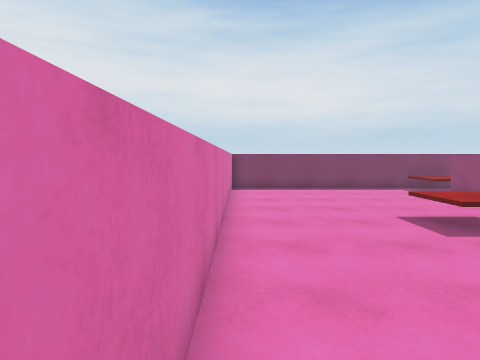
[1] (above)

16 first-person views from a walk through a 3-D level made in the Unity game engine. The camera is 1.5 m above the floor, tilts 4° down and sees 75° across. The floor is counted in squares, 1 m on a side. Each view is taken from the middle of a square. On the plan, view 1 faces up. The plan holds only what a view shows up to about 15 squares ahead; the rest is blank. The player character is not drawn.

[2]
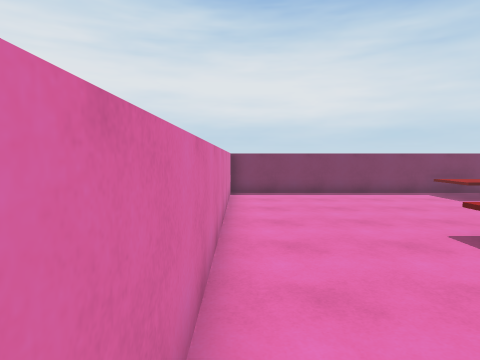

[3]
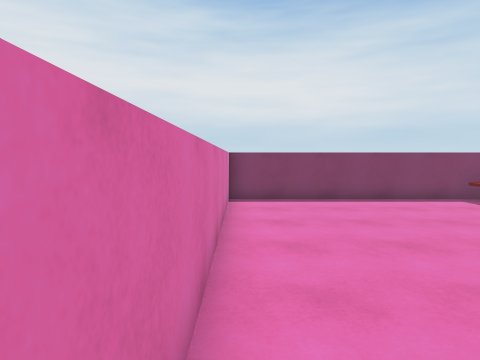

[4]
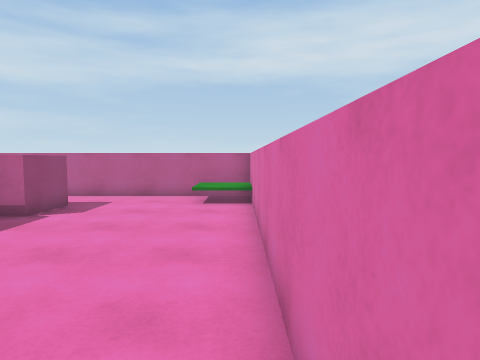

[5]
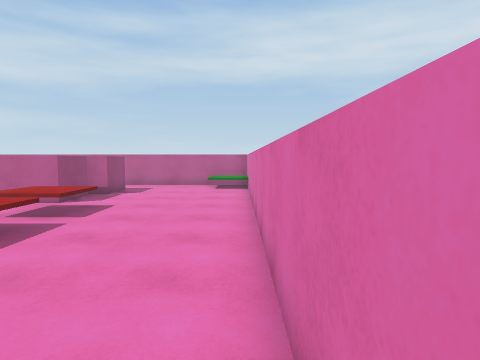

[6]
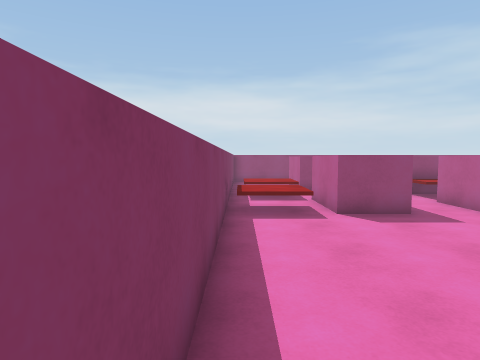

[7]
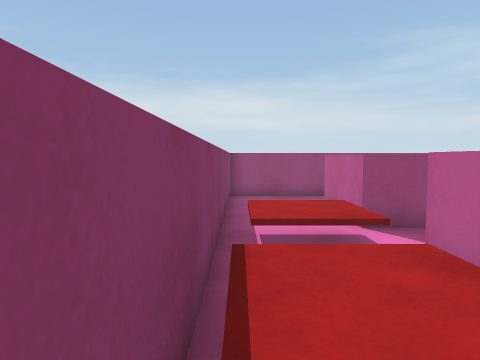

[8]
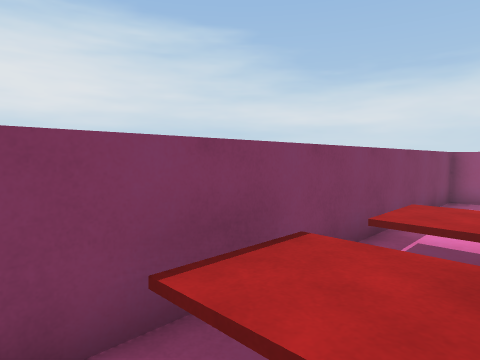

[9]
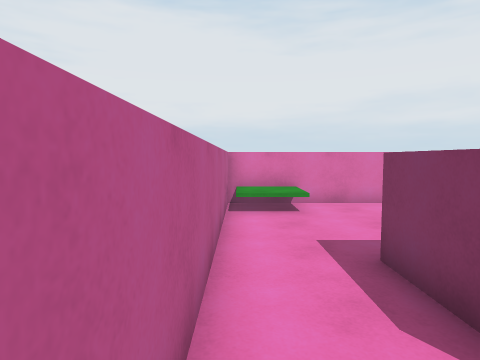

[10]
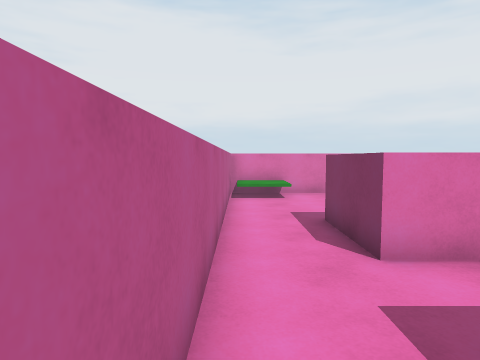

[11]
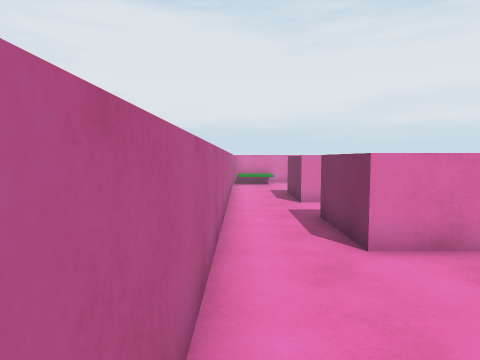

[12]
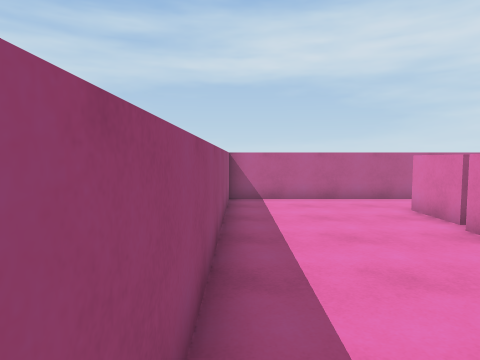

[13]
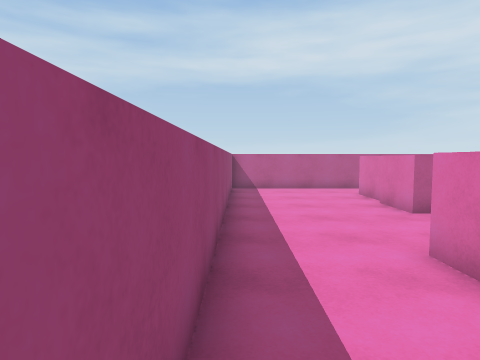

[14]
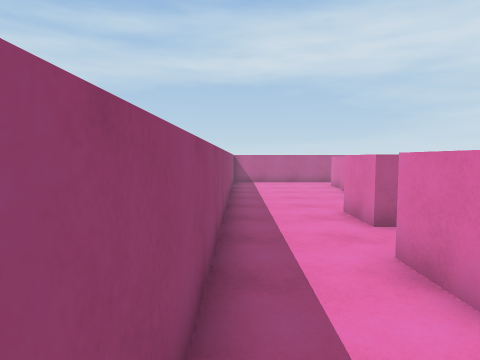

[15]
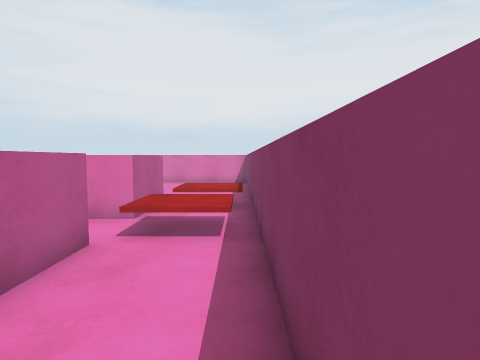

[16]
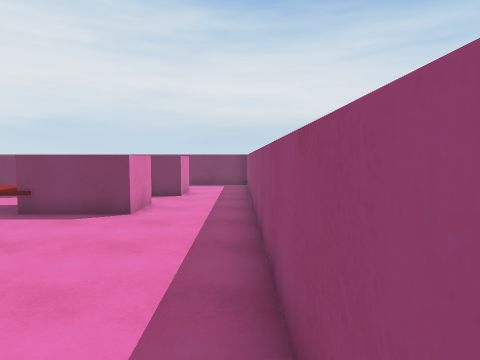

### Floor plan
Key: @ floor where view 1 was taken; # wall or solid block; . main floor; : floor 0.5 m higher than the main floor; / step, stairs or slope; = window, fence, low wall or low ledge; ^ raised ledge.
Columns run from 1 left of view 1 to 20 right of it. Each row starts with its distance up from view 1.
 16 ###########    #######
 15 #........^^^#^^......#
 14 #........^^^.^^......#
 13 #.........^^.^^......#
 12 #........####..####..#
 11 #........####..####..#
 10 #...........     ....#
  9 #............    ....#
  8 #.....^^  ###^#  #...#
  7 #.....^^     ^#  #...#
  6 #.....^^      ^###...#
  5 #.....^^      ^......#
  4 #.....^^.      ......#
  3 #........      ......#
  2 #......###     #.....#
  1 #......# #     #.....#
  0 #@.....###     #.....#
 -1 #......###..   #.....#
 -2 #//....###..####.....#
 -3 =::..................#
 -4 =//..................#
 -5 #==###################

Where each view was taken, in squares from view 1:
view 1: 0 up, 0 right, facing up
view 2: 2 up, 0 right, facing up
view 3: 4 up, 0 right, facing up
view 4: 8 up, 0 right, facing down
view 5: 13 up, 0 right, facing down
view 6: 15 up, 0 right, facing right
view 7: 15 up, 7 right, facing right
view 8: 13 up, 7 right, facing up-right
view 9: 4 down, 10 right, facing left
view 10: 4 down, 13 right, facing left
view 11: 4 down, 19 right, facing left
view 12: 7 up, 19 right, facing down
view 13: 11 up, 19 right, facing down
view 14: 15 up, 19 right, facing down
view 15: 15 up, 19 right, facing left
view 16: 2 down, 19 right, facing up
